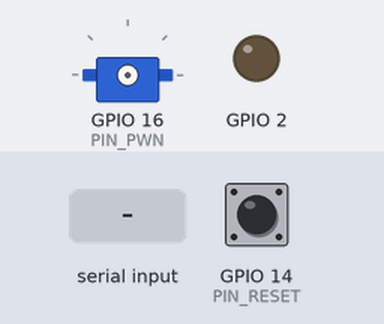
The sketch below on a simulated ESP8266 (NodeMCU). Shown: servo, output pins drawn as LEDs (lit = HIGH). Dashed ring = blinking. The test bench sets the inputs (shaded band); at power-on: GPIO 14 (PIN_RESET) LOW. WiFi joins after 1.5 s; servers stay silent unless stated; EEPROM starts erased; what the sketch prints to the serial monitor is not drawn.

Above: at 0.1 s.
At 4.3 s:
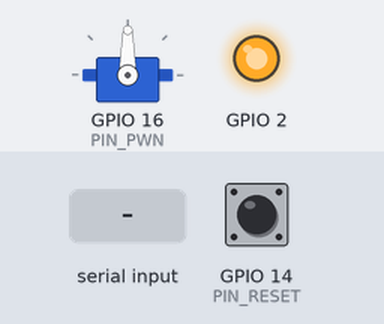
4.4 s: GPIO 14 (PIN_RESET) pulled HIGH for 0.15 s
6.0 s: "1\n" received over Serial
8.5 s: "0\n" received over Serial
11.0 s: "2\n" received over Serial
At 13.8 s:
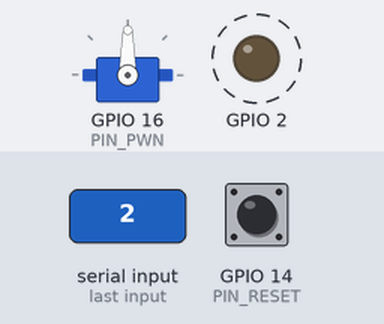
Timing chart, 0 to 16.6 s (numbered marks = the images above; inputs shaded):
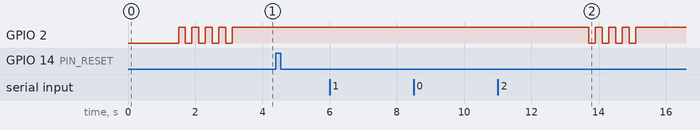

Measured:
- after the input at 4.4 s, every drawn part: stays the same
- after the input at 6.0 s, every drawn part: stays the same
- after the input at 8.5 s, every drawn part: stays the same
- after the input at 11.0 s, GPIO 2: alternates HIGH for 0.20 s and LOW for 0.20 s, 8 changes in all, then stays HIGH, starting after 2.7 s

The sketch:

esp_blind_serwo.ino
```cpp
#include <ESP8266WiFi.h>
#include <WiFiClient.h>
#include <ESP8266WebServer.h>
#include <ESP8266mDNS.h>
#include <ArduinoJson.h>
#include <Servo.h>
#include <EEPROM.h>

const char *modName = "SmartDomEsp8266Blind";
const int port = 81;
const int timeout = 20;

#define PIN_PWN 16
#define PIN_RESET 14

ESP8266WebServer server (port);
Servo myservo;

String webServerAddress;

bool prevReset = false;

bool isServerVerified(){
  String clientAddress = server.client().remoteIP().toString();
  return webServerAddress == clientAddress;
}

void handleRoot() {
  if(!isServerVerified()){
    server.send (401, "text/plain", "Unauthorized client");
    return;
  }

  server.send(200, "text/plain", "hello from " + String(modName));
}

void getType() {
  if(!isServerVerified()){
    server.send (401, "text/plain", "Unauthorized client");
    return;
  }
  server.send(200, "text/plain", "BLIND_MOTOR_MODULE");
}

void open(){
  Serial.println ("in open");
  myservo.write(82);
}

void close(){
  Serial.println ("in close");
  myservo.write(102);
}

void stop(){
  Serial.println ("in stop");
  myservo.write(92);

}

void openBlind(){
  if(!isServerVerified()){
    server.send (401, "text/plain", "Unauthorized client");
    return;
  }

  StaticJsonBuffer<100> jsonBuffer;
  JsonObject& root = jsonBuffer.parseObject(server.arg("plain"));

  bool start = root["start"];
  if(start){
    open();
  }
  else{
    stop();
  }
  Serial.println ("finish open");
  server.send ( 200, "text/html", "" );
}

void closeBlind(){
  if(!isServerVerified()){
    server.send (401, "text/plain", "Unauthorized client");
    return;
  }

  StaticJsonBuffer<100> jsonBuffer;
  JsonObject& root = jsonBuffer.parseObject(server.arg("plain"));

  bool start = root["start"];
  if(start){
    close();
  }
  else{
    stop();
  }
  Serial.println ("finish close");
  server.send ( 200, "text/html", "" );
}

void handleNotFound() {

  String message = "File Not Found\n\n";
  message += "URI: ";
  message += server.uri();
  message += "\nMethod: ";
  message += ( server.method() == HTTP_GET ) ? "GET" : "POST";
  message += "\nArguments: ";
  message += server.args();
  message += "\n";

  for ( uint8_t i = 0; i < server.args(); i++ ) {
    message += " " + server.argName ( i ) + ": " + server.arg ( i ) + "\n";
  }

  server.send ( 404, "text/plain", message );
}

void initWiFiServoConnection(){
  Serial.println ("");
  Serial.println("Loading data from memory...");

  char tmpChar;
  int eeprom_counter = 0;
  String ssid = "";
  String password = "";

  if(EEPROM.read(0) != 0){
    while((tmpChar = EEPROM.read(eeprom_counter ++)) != 0 && eeprom_counter < 512){
      ssid += tmpChar;
    }
    while((tmpChar = EEPROM.read(eeprom_counter ++)) != 0 && eeprom_counter < 512){
      password += tmpChar;
    }
    while((tmpChar = EEPROM.read(eeprom_counter ++)) != 0 && eeprom_counter < 512){
      webServerAddress += tmpChar;
    }
  }
  else{
    Serial.print ("Podaj nazwe sieci: ");
    while(Serial.available() <= 0);

    ssid += Serial.readString();
    ssid.trim();
    Serial.println (ssid);

    Serial.print ("Podaj haslo:");
    while(Serial.available() <= 0);

    password += Serial.readString();
    password.trim();
    Serial.println (password);

    Serial.print ("Podaj adres serwera aplikacji:");
    while(Serial.available() <= 0);

    webServerAddress += Serial.readString();
    webServerAddress.trim();
    Serial.println (webServerAddress);
  }

  WiFi.begin (ssid.c_str(), password.c_str());
  Serial.println ("");

  int timeWiFi = 0;
  while (WiFi.status() != WL_CONNECTED && timeWiFi++ < timeout) {
    delay (500);
    Serial.print (".");
  }

  if(timeWiFi >= timeout){
    Serial.println ("");
    Serial.print ("Connection error. Try reseting connection.");
    return;
  }

  for(int i = 0; i< 4; ++i){
    digitalWrite (2, 1);
    delay(200);
    digitalWrite (2, 0);
    delay(200);
    digitalWrite (2, 1);
  }

  Serial.println ("");
  Serial.print ("Connected to ");
  Serial.println (ssid);
  Serial.print ("IP address: ");
  Serial.println (WiFi.localIP());

  if (MDNS.begin (modName)) {
    MDNS.addService("http", "tcp", port);
    Serial.println ("MDNS responder started");
  }

  if(EEPROM.read(0) == 0){
    for(int i = 0; i< ssid.length(); ++i){
      EEPROM.write(i, ssid[i]);
    }
    EEPROM.write(ssid.length(), 0);

    int eepromStart = ssid.length() + 1;
    for(int i = 0; i < password.length(); ++i){
      EEPROM.write(i + eepromStart, password[i]);
    }
    EEPROM.write(eepromStart + password.length(), 0);

    eepromStart = eepromStart + password.length() + 1;
    for(int i = 0; i < webServerAddress.length(); ++i){
      EEPROM.write(i + eepromStart, webServerAddress[i]);
    }
    EEPROM.write(eepromStart + webServerAddress.length(), 0);

    EEPROM.commit();
  }

  server.on("/", HTTP_GET, handleRoot );
  server.on("/type", HTTP_GET, getType );
  server.on("/openBlind", HTTP_POST, openBlind);
  server.on("/closeBlind", HTTP_POST, closeBlind);
  server.onNotFound ( handleNotFound );
  server.begin();
  Serial.println ( "HTTP server started" );
  myservo.attach(PIN_PWN);
}

void setup() {
  pinMode ( 2, OUTPUT );
  pinMode ( PIN_RESET, INPUT);
  Serial.begin ( 115200 );
  EEPROM.begin(512);
  initWiFiServoConnection();

}

void loop() {
  int resetEepromState = digitalRead(PIN_RESET);
  if(resetEepromState > 0 && !prevReset){
    myservo.detach();
    WiFi.disconnect();
    int eeprom_counter = 0;
    for(int i = 0; i < 3; ++i){ // deleting wifi, password, serwer address
      while(EEPROM.read(eeprom_counter ++) != 0 && eeprom_counter < 512){
        EEPROM.write(eeprom_counter - 1, 0);
      }
    }
    webServerAddress = "";
    EEPROM.commit();
    initWiFiServoConnection();
  }
  else{
    server.handleClient();
  }
  prevReset = resetEepromState;
}
```
